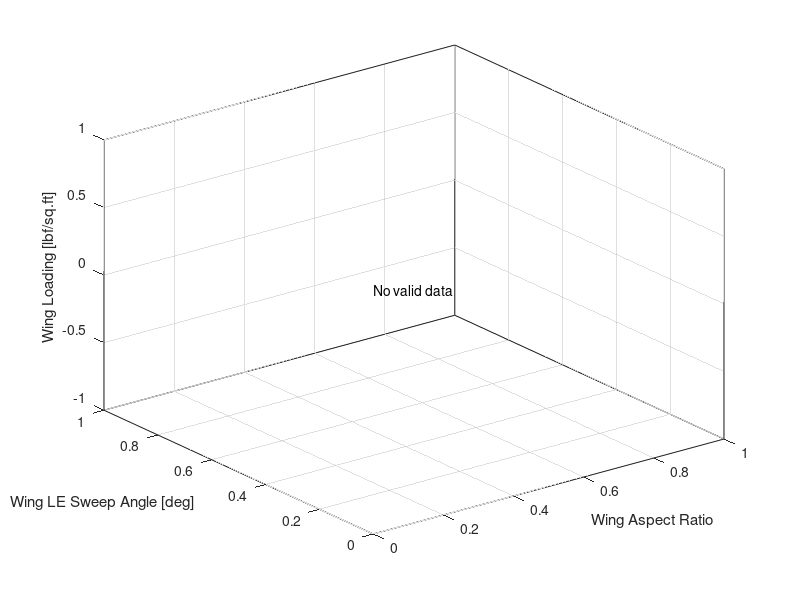

MATLAB code to generate this figure: (Note: this script raises an error after producing the figure.)
clearvars;
clc;
close all;

displayResults = false;

valuesPerInput = 6;

WL = linspace(80, 105, valuesPerInput);
AR = linspace(2.5, 5, valuesPerInput);
SA = linspace(25, 55, valuesPerInput);

nCases = valuesPerInput^3;

resultsFlat = cell(nCases,1);
MTOWsFlat = NaN(nCases,1);

parfor idx = 1:nCases
    [i,j,l] = ind2sub([valuesPerInput, valuesPerInput, valuesPerInput], idx);

    aircraft = struct;
    aircraft.constants.wingLoading = WL(i);
    aircraft.wing.AR = AR(j);
    aircraft.wing.taper_ratio = 0.4;
    aircraft.wing.sweep = SA(l);

    try
        aircraft = Main_forTS(aircraft);
        resultsFlat{idx} = aircraft;
        MTOWsFlat(idx) = aircraft.weight.total;
    catch ERRMSG
        resultsFlat{idx} = ERRMSG.message;
        MTOWsFlat(idx) = NaN;
    end
end

results = reshape(resultsFlat, valuesPerInput, valuesPerInput, valuesPerInput);
MTOWs   = reshape(MTOWsFlat,   valuesPerInput, valuesPerInput, valuesPerInput);

%% Plot MTOW as color over (AR, SA, WL)

figure;
hold on;
grid on;
box on;
view(3);

xVals = [];   % AR
yVals = [];   % SA
zVals = [];   % WL
cVals = [];   % MTOW

for i = 1:length(WL)
    for j = 1:length(AR)
        for l = 1:length(SA)

            val = MTOWs(i,j,l);

            % Skip invalid values
            if isempty(val)
                continue
            end
            if ~isnumeric(val) || ~isscalar(val)
                continue
            end
            if ~isreal(val) || isnan(val)
                continue
            end

            xVals(end+1) = AR(j);
            yVals(end+1) = SA(l);
            zVals(end+1) = WL(i);
            cVals(end+1) = val;
        end
    end
end

if ~isempty(cVals)
    scatter3(xVals, yVals, zVals, 100, cVals, "filled");
    cb = colorbar;
    cb.Label.String = "MTOW (lbf)";
else
    text(mean(xlim), mean(ylim), mean(zlim), "No valid data", ...
        "HorizontalAlignment","center");
end

xlabel("Wing Aspect Ratio");
ylabel("Wing LE Sweep Angle [deg]");
zlabel("Wing Loading [lbf/sq.ft]");
title("");

%% Count error types
resultsFlat = results(:);

isText = cellfun(@(x) ischar(x) || isstring(x), resultsFlat);
textEntries = string(resultsFlat(isText));
textEntries = textEntries(textEntries ~= "");

[uniqueMsgs, ~, idx] = unique(textEntries);
counts = accumarray(idx, 1);

[counts, order] = sort(counts, 'descend');
uniqueMsgs = uniqueMsgs(order);

for n = 1:length(uniqueMsgs)
    fprintf("%5d  :  %s\n", counts(n), uniqueMsgs(n));
end

%% ============================================================
%% Contour plots: MTOW over (AR, SA), one panel per WL >= 90
% ============================================================

validWLIdx = find(WL >= 90);

nPlots = numel(validWLIdx);
nCols = ceil(sqrt(nPlots));
nRows = ceil(nPlots / nCols);

figure;
tiledlayout(nRows, nCols, "TileSpacing","compact", "Padding","compact");

for p = 1:nPlots
    i = validWLIdx(p);

    nexttile;
    hold on; grid on; box on;

    % Extract MTOW slice for this WL: size = (nAR x nSA)
    M = squeeze(MTOWs(i,:,:));   % AR x SA

    % Ensure numeric and mask invalids
    M = double(M);
    M(~isfinite(M) | ~isreal(M)) = NaN;

    % Build grids (AR along x, SA along y)
    [ARgrid, SAgrid] = meshgrid(AR, SA);

    % Note: M is (AR x SA), but meshgrid is (SA x AR), so transpose M
    Mplot = M';  % now (SA x AR)

    % Plot filled contours
    if any(~isnan(Mplot(:)))
        contourf(ARgrid, SAgrid, Mplot, 12, "LineColor","none");
        colormap(parula);
        cb = colorbar;
        cb.Label.String = "MTOW";
    else
        text(mean(AR), mean(SA), "No valid data", ...
            "HorizontalAlignment","center");
    end

    xlabel("Aspect Ratio, AR");
    ylabel("Sweep Angle, SA [deg]");
    title(sprintf("Wing Loading = %.3g", WL(i)));
end

% Optional: unify color limits across all panels for fair comparison
allVals = MTOWs(WL >= 90, :, :);
allVals = allVals(isfinite(allVals) & isreal(allVals));
if ~isempty(allVals)
    clim([min(allVals), max(allVals)]);
end

%% ============================================================
%% Iso-MTOW contour plots (75k, 85k, 95k) over (AR, SA)
% One panel per WL >= 90
% ============================================================

validWLIdx = find(WL >= 90);

nPlots = numel(validWLIdx);
nCols = ceil(sqrt(nPlots));
nRows = ceil(nPlots / nCols);

isoLevels = [75000:1000:85000];

figure;
tiledlayout(nRows, nCols, "TileSpacing","compact", "Padding","compact");

for p = 1:nPlots
    i = validWLIdx(p);

    nexttile;
    hold on; grid on; box on;

    % Extract MTOW slice (AR x SA)
    M = squeeze(MTOWs(i,:,:));

    % Clean invalid values
    M = double(M);
    M(~isfinite(M) | ~isreal(M)) = NaN;

    % Build grids
    [ARgrid, SAgrid] = meshgrid(AR, SA);
    Mplot = M';  % match meshgrid orientation

    % Only plot if valid data exists
    if any(~isnan(Mplot(:)))
        [C, h] = contour(ARgrid, SAgrid, Mplot, isoLevels, ...
            "LineWidth", 1.8);

        clabel(C, h, "FontSize", 10, "Color", "k");

        legendStrings = arrayfun(@(x) sprintf("%.0f lb", x), isoLevels, ...
            "UniformOutput", false);
        legend(legendStrings, "Location", "best");
    else
        text(mean(AR), mean(SA), "No valid data", ...
            "HorizontalAlignment","center");
    end

    xlabel("Wing Aspect Ratio");
    ylabel("Sweep Angle [deg]");
    title(sprintf("Wing Loading = %.3g lb/sq.ft", WL(i)));
end

%% ============================================================
%% Iso-MTOW contour plot over (AR, SA)
% Only WL = 105
% ============================================================

isoLevels = 75000:1000:85000;

% Find index corresponding to WL = 105 (with tolerance for floating point)
[~, i] = min(abs(WL - 105));

figure;
hold on; grid on; box on;

% Extract MTOW slice (AR x SA)
M = squeeze(MTOWs(i,:,:));

% Clean invalid values
M = double(M);
M(~isfinite(M) | ~isreal(M)) = NaN;

% Build grids
[ARgrid, SAgrid] = meshgrid(AR, SA);
Mplot = M';  % match meshgrid orientation

% Plot contours if valid data exists
if any(~isnan(Mplot(:)))
    [C, h] = contour(ARgrid, SAgrid, Mplot, isoLevels, ...
        "LineWidth", 1.6);

    % Label contours with units
    clabel(C, h, ...
        "FontSize", 10, ...
        "Color", "k", ...
        "LabelFormat", "%.0f lbf");
else
    text(mean(AR), mean(SA), "No valid data", ...
        "HorizontalAlignment","center");
end

xlabel("Aspect Ratio, AR");
ylabel("Sweep Angle, SA [deg]");
title(sprintf("Iso-MTOW Contours at WL = %.0f lbf/ft^2", WL(i)));

%% ============================================================
%% Iso-MTOW contour plot over (AR, SA)
% Only WL = 105
% ============================================================

isoLevels = 72000:1000:88000;

% Find index corresponding to WL = 105
[~, i] = min(abs(WL - 105));

figure;
hold on;
grid on;
box on;

% Extract MTOW slice (AR x SA)
M = squeeze(MTOWs(i,:,:));

% Clean invalid values
M = double(M);
M(~isfinite(M) | ~isreal(M)) = NaN;

% Build grids
[ARgrid, SAgrid] = meshgrid(AR, SA);
Mplot = M';   % match meshgrid orientation

if any(~isnan(Mplot(:)))
    [C, h] = contour(ARgrid, SAgrid, Mplot, isoLevels, "LineWidth", 2.8);

    % Basic contour labels
    clabel(C, h, "FontSize", 12, "Color", "k");

    % Legend with units
legend(h(1), "MTOW contours [lbf]", "Location", "bestoutside");
else
    text(mean(AR), mean(SA), "No valid data", ...
        "HorizontalAlignment", "center");
end

xlabel("Wing Aspect Ratio");
ylabel("Wing LE Sweep Angle [deg]");
% title(sprintf("Iso-MTOW Contours at WL = %.0f lbf/ft^2", WL(i)));
